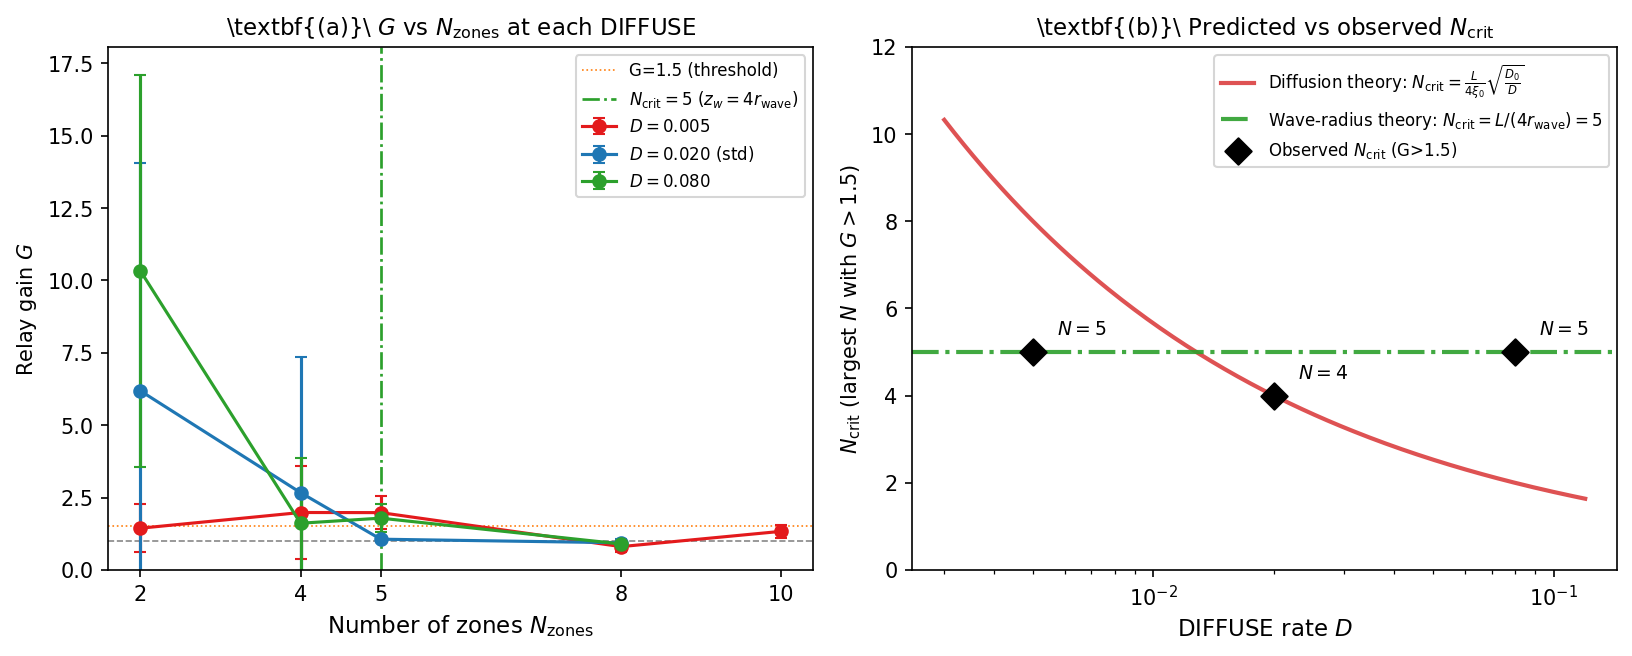

Python code for this plot:
"""
paper36_figure1.py -- Figure 1 for Paper 36: xi_eff = wave radius, not diffusion length

Two panels:
  (a) G vs N_zones for each DIFFUSE -- showing that the N_crit transition
      is approximately invariant to DIFFUSE (curves overlay)
  (b) N_crit (predicted from sqrt-DIFFUSE law) vs observed (flat at ~5)
      -- shows the failure of the diffusion hypothesis and confirmation
         that ξ_eff = r_wave = 2 sites
"""
import json, math, numpy as np, matplotlib
matplotlib.use("Agg")
import matplotlib.pyplot as plt
from collections import defaultdict

RES = "results/paper36_results.json"
with open(RES) as f: data = json.load(f)

by = defaultdict(list)
for r in data: by[(r['diffuse'],r['n_zones'],r['coupling'],r['exp_type'])].append(r)

def mn(lst): v=[x for x in lst if not math.isnan(x)]; return float(np.mean(v)) if v else float('nan')

HALF=40; r_wave=2.0
DIFFUSE_TEST=[0.005, 0.02, 0.08]
DIFFUSE_STD=0.02; xi_std=2.5
N_ALL=[2,4,5,8,10]
COLORS={"0.005":"#e31a1c","0.02":"#1f77b4","0.08":"#2ca02c"}
LABELS={"0.005":r"$D=0.005$","0.02":r"$D=0.020$ (std)","0.08":r"$D=0.080$"}

# ── Compute G(N) for each DIFFUSE ─────────────────────────────────────────────
gdata = {}   # {D: [(N, G, G_se), ...]}
ncrit_obs = {}
for D in DIFFUSE_TEST:
    pts = []
    for N in N_ALL:
        if HALF % N != 0: continue
        geo  = by[(D,N,'geo','B')]; ctrl=by[(D,N,'ctrl','B')]
        if not geo or not ctrl: continue
        sg_list = [r.get('l2_sg4n', float('nan')) for r in geo]
        sc_list = [r.get('l2_sg4n', float('nan')) for r in ctrl]
        sg = mn(sg_list); sc = mn(sc_list)
        G  = sg/sc if sc>1e-6 else float('nan')
        # seed-level G for SE
        seed_Gs = [g/c for g,c in zip(sg_list,sc_list)
                   if not math.isnan(g) and not math.isnan(c) and c>1e-6]
        se = float(np.std(seed_Gs,ddof=1)/math.sqrt(len(seed_Gs))) if len(seed_Gs)>1 else 0
        pts.append((N, G, se))
    gdata[D] = pts
    nc_obs = max((N for N,G,_ in pts if not math.isnan(G) and G>1.5), default=float('nan'))
    ncrit_obs[D] = nc_obs

# ── Panel B: N_crit predicted vs observed ─────────────────────────────────────
Ds_all = np.array(DIFFUSE_TEST)
# Diffusion prediction: xi_diffusion = xi_std * sqrt(D/D_std)  ->  N_crit = HALF/(4*xi_diffusion)
xi_diffusion = xi_std * np.sqrt(Ds_all / DIFFUSE_STD)
ncrit_diffusion = HALF / (4 * xi_diffusion)
# Wave-radius prediction: xi_eff = r_wave = 2 -> N_crit = HALF/(4*r_wave) = 5
ncrit_wave = np.full_like(Ds_all, HALF / (4 * r_wave))

fig, axes = plt.subplots(1, 2, figsize=(11, 4.5))
BLUE="#1f77b4"; GRAY="#888888"; ORANGE="#ff7f0e"; RED="#d62728"; GREEN="#2ca02c"

# ─── Panel A: G vs N ──────────────────────────────────────────────────────────
ax = axes[0]
ax.axhline(1.0, color=GRAY, lw=0.8, ls='--', zorder=0)
ax.axhline(1.5, color=ORANGE, lw=0.8, ls=':', zorder=0, label='G=1.5 (threshold)')
# N_crit from wave-radius prediction
nc_wave = HALF / (4 * r_wave)  # = 5
ax.axvline(nc_wave, color=GREEN, lw=1.3, ls='-.',
           label=rf'$N_\mathrm{{crit}}={nc_wave:.0f}$ ($z_w=4r_\mathrm{{wave}}$)', zorder=0)

for D in DIFFUSE_TEST:
    col = COLORS[str(D)]
    pts = gdata[D]
    Ns = [p[0] for p in pts]; Gs=[p[1] for p in pts]; ses=[p[2] for p in pts]
    ax.errorbar(Ns, Gs, yerr=ses, fmt='o-', color=col, ms=6, capsize=3,
                lw=1.5, label=LABELS[str(D)], zorder=2)

ax.set_xlabel(r'Number of zones $N_\mathrm{zones}$', fontsize=11)
ax.set_ylabel(r'Relay gain $G$', fontsize=10)
ax.set_title(r'\textbf{(a)}\ $G$ vs $N_\mathrm{zones}$ at each DIFFUSE', fontsize=11)
ax.legend(fontsize=8, loc='upper right')
ax.set_xticks(N_ALL)
ax.set_ylim(bottom=0)

# ─── Panel B: N_crit predicted vs observed ────────────────────────────────────
ax = axes[1]

# sqrt-DIFFUSE prediction
D_fine = np.logspace(np.log10(0.003), np.log10(0.12), 200)
xi_fine = xi_std * np.sqrt(D_fine / DIFFUSE_STD)
nc_fine = HALF / (4 * xi_fine)
ax.plot(D_fine, nc_fine, '-', color=RED, lw=2, alpha=0.8,
        label=r'Diffusion theory: $N_\mathrm{crit}=\frac{L}{4\xi_0}\sqrt{\frac{D_0}{D}}$')
ax.axhline(nc_wave, color=GREEN, lw=2, ls='-.', alpha=0.9,
           label=rf'Wave-radius theory: $N_\mathrm{{crit}}=L/(4r_\mathrm{{wave}})={nc_wave:.0f}$')

# Observed N_crit
Ds_obs = [D for D in DIFFUSE_TEST]
Nc_obs = [ncrit_obs[D] for D in DIFFUSE_TEST]
ax.scatter(Ds_obs, Nc_obs, s=80, zorder=5, color='k', marker='D',
           label='Observed $N_\\mathrm{crit}$ (G>1.5)')

# Annotate observed points
for D, nc in zip(Ds_obs, Nc_obs):
    if not math.isnan(nc):
        ax.annotate(rf'$N={nc:.0f}$', xy=(D, nc), xytext=(D*1.15, nc+0.4),
                    fontsize=9, ha='left')

ax.set_xscale('log')
ax.set_xlabel(r'DIFFUSE rate $D$', fontsize=11)
ax.set_ylabel(r'$N_\mathrm{crit}$ (largest $N$ with $G>1.5$)', fontsize=10)
ax.set_title(r'\textbf{(b)}\ Predicted vs observed $N_\mathrm{crit}$', fontsize=11)
ax.legend(fontsize=8, loc='upper right')
ax.set_ylim(0, 12)

plt.tight_layout()
fig.savefig('paper36_figure1.png', dpi=150, bbox_inches='tight')
fig.savefig('paper36_figure1.pdf', bbox_inches='tight')
print("Saved paper36_figure1.png / .pdf")

# ── Print summary ─────────────────────────────────────────────────────────────
print("\n=== Panel A: G(N) per DIFFUSE ===")
for D in DIFFUSE_TEST:
    xi_pred = xi_std * math.sqrt(D/DIFFUSE_STD)
    nc_pred_diff = HALF/(4*xi_pred)
    print(f"\n  DIFFUSE={D}: xi_pred(diffusion)={xi_pred:.2f}  N_crit_pred={nc_pred_diff:.1f}")
    print(f"  {'N':>4} {'zw':>5} {'G':>8} {'SE':>6}")
    for N,G,se in gdata[D]:
        zw=HALF//N
        print(f"  {N:4d} {zw:5d} {G:8.3f} {se:6.3f}")

print("\n=== Panel B: N_crit summary ===")
print(f"  Wave-radius theory: N_crit = HALF/(4*r_wave) = {HALF/(4*r_wave):.1f}  (r_wave={r_wave})")
print(f"  {'DIFFUSE':>10} {'xi_pred':>9} {'N_crit_diff':>12} {'N_crit_wave':>12} {'N_crit_obs':>12}")
for D in DIFFUSE_TEST:
    xi_pred = xi_std * math.sqrt(D/DIFFUSE_STD)
    nc_diff = HALF/(4*xi_pred); nc_wave_val = HALF/(4*r_wave)
    print(f"  {D:10.4g} {xi_pred:9.2f} {nc_diff:12.1f} {nc_wave_val:12.1f} {ncrit_obs[D]:12.1f}")
